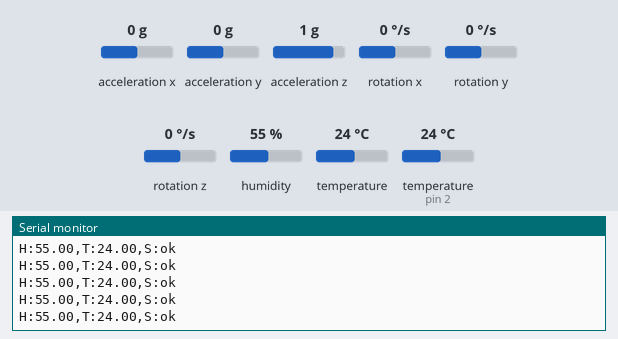
Simulated run of this sketch. Board: Arduino Uno, built with avr-gcc and run on an emulated ATmega328P. Parts: the last lines printed to the serial monitor. The inputs (shaded band) are chosen by the test bench; at power-on: rotation x 0 °/s, rotation y 0 °/s, acceleration x 0 g, acceleration y 0 g, acceleration z 1 g, rotation z 0 °/s, humidity 55 %, temperature 24 °C, temperature (sensor on pin 2) 24 °C.

Above: at 1.2 s.
1.3 s: rotation x set to 4 °/s
At 2.01 s:
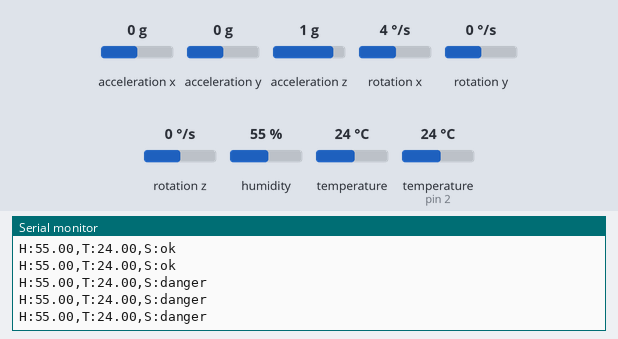
7.8 s: rotation x set to -192 °/s
At 8.2 s:
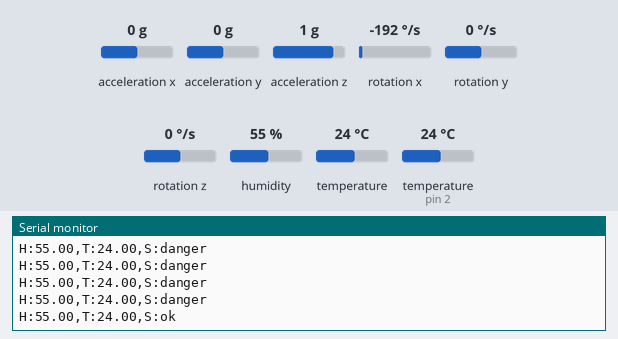
9.3 s: rotation y set to 4 °/s
At 9.48 s:
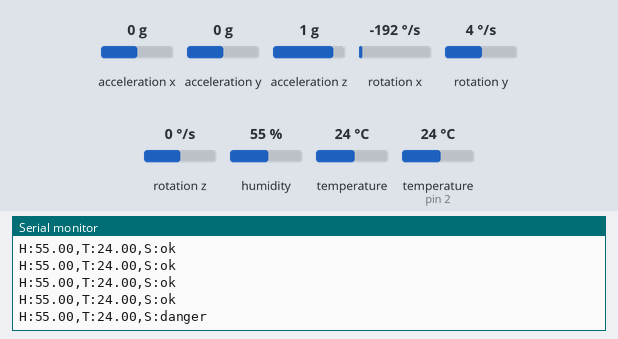

Measured:
- the behaviour switches between 2 and 3 °/s on rotation x (found by bisection; images 0 and 1)
- the behaviour switches between 2 and 3 °/s on rotation y (found by bisection; images 2 and 3)
- after the input at 1.3 s, the serial monitor: prints a new line at once (image 1)
- after the input at 7.8 s, the serial monitor: prints a new line after 0.20 s (image 2)

The sketch:

ArduinoCode.ino
```cpp
#include <Wire.h>
#include <MPU6050.h>
#include <DHT.h>

#define DHTPIN 2          // Digital pin connected to the DHT sensor
#define DHTTYPE DHT11     // DHT 11

DHT dht(DHTPIN, DHTTYPE);
MPU6050 mpu;

void setup() {
  Serial.begin(9600);

  dht.begin();
  // Initialize MPU6050
  mpu.initialize();

  // Calibrate MPU6050
  mpu.CalibrateGyro();
  mpu.CalibrateAccel();
  //mpu.setThreshold(3); // Set motion detection threshold for interrupts
}

void loop() {
  // Read accelerometer and gyroscope data
  int16_t ax, ay, az;
  int16_t gx, gy, gz;
  int16_t temp;

  mpu.getMotion6(&ax, &ay, &az, &gx, &gy, &gz);

  // Convert raw values to g (acceleration) and degrees per second (angular velocity)
  temp = mpu.getTemperature();
  float humidity = dht.readHumidity();
  float gyroX = gx / 131.0;
  float gyroY = gy / 131.0;
  float gyroZ = gz / 131.0;
  float tempC = (temp / 340.0) + 36.53;

  Serial.print("H:");
  Serial.print(humidity);
  Serial.print(",T:");
  Serial.print(tempC);

  if(gyroX > 2 || gyroY > 2 || gyroZ > 2)
  {
    Serial.print(",S:");
    Serial.print("danger");
  } else {
      Serial.print(",S:");
      Serial.print("ok");
  }

  Serial.println();
  delay(250); // Delay for 500ms
}
```
